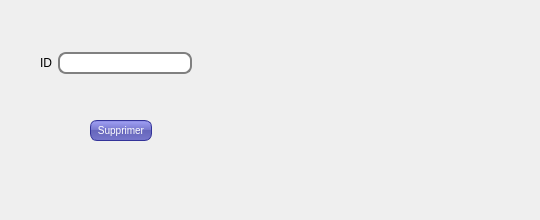
      <widget class="QWidget" name="tab_24">
       <attribute name="title">
        <string>Supprimer</string>
       </attribute>
       <widget class="QPushButton" name="supprimer_client">
        <property name="geometry">
         <rect>
          <x>90</x>
          <y>120</y>
          <width>62</width>
          <height>21</height>
         </rect>
        </property>
        <property name="styleSheet">
         <string notr="true">QPushButton {
color: white;
background-color: QLinearGradient( x1: 0, y1: 0, x2: 0, y2: 1, stop: 0 #88d, stop: 0.1 #99e, stop: 0.49 #77c, stop: 0.5 #66b, stop: 1 #77c);
border-width: 1px;
border-color: #339;
border-style: solid;
border-radius: 7;
padding: 3px;
font-size: 10px;
padding-left: 5px;
padding-right: 5px;
min-width: 50px;
max-width: 50px;
min-height: 13px;
max-height: 13px;
}</string>
        </property>
        <property name="text">
         <string>Supprimer</string>
        </property>
       </widget>
       <widget class="QLabel" name="label_pic_3">
        <property name="geometry">
         <rect>
          <x>230</x>
          <y>30</y>
          <width>301</width>
          <height>181</height>
         </rect>
        </property>
        <property name="text">
         <string/>
        </property>
       </widget>
       <widget class="QWidget" name="layoutWidget_5">
        <property name="geometry">
         <rect>
          <x>40</x>
          <y>50</y>
          <width>152</width>
          <height>26</height>
         </rect>
        </property>
        <layout class="QHBoxLayout" name="horizontalLayout_7">
         <item>
          <widget class="QLabel" name="label_41">
           <property name="text">
            <string>ID</string>
           </property>
          </widget>
         </item>
         <item>
          <widget class="QLineEdit" name="lineEdit_10">
           <property name="styleSheet">
            <string notr="true">QLineEdit {
padding: 1px;
border-style: solid;
border: 2px solid gray;
border-radius: 8px;
}</string>
           </property>
          </widget>
         </item>
        </layout>
       </widget>
      </widget>
